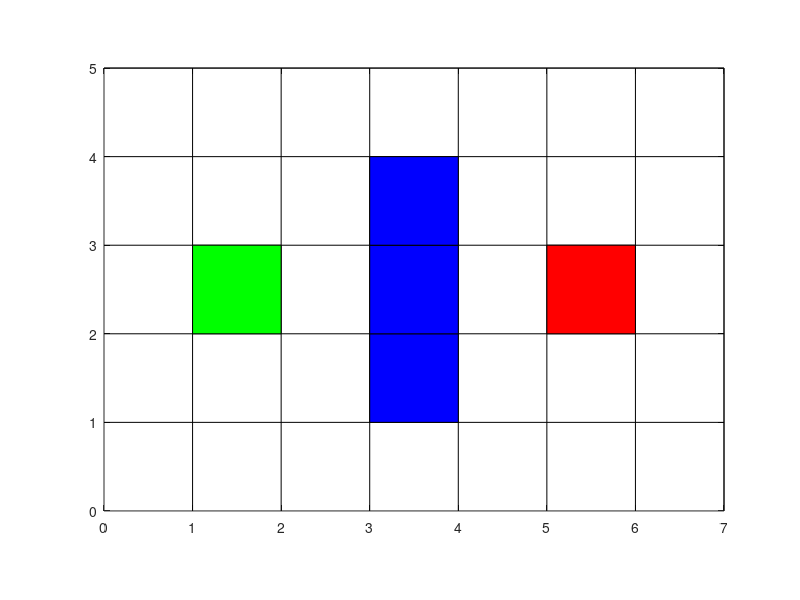

The MATLAB source for this figure: (Note: this script raises an error after producing the figure.)

clc
clear
close all

%% 画地图

% 栅格地图的行数、列数定义
m = 5;
n = 7;
start_node = [2, 3];%起点
target_node = [6, 3];%终点
obs = [4,2; 4,3; 4,4];%障碍物
%画栅格横线
for i = 1:m
    plot([0,n], [i, i], 'k');
    hold on
end
 %画栅格竖线   
for j = 1:n
     plot([j, j], [0, m], 'k');
end

axis equal%等比坐标轴，使得每个坐标轴都具有均匀的刻度间隔
xlim([0, n]);
ylim([0, m]); %xy轴上下限  

% 绘制障碍物、起止点颜色块
fill([start_node(1)-1, start_node(1), start_node(1), start_node(1)-1],...
    [start_node(2)-1, start_node(2)-1 , start_node(2), start_node(2)], 'g');

fill([target_node(1)-1, target_node(1), target_node(1), target_node(1)-1],...
    [target_node(2)-1, target_node(2)-1 , target_node(2), target_node(2)], 'r');

for i = 1:size(obs,1)%返回矩阵行数
    temp = obs(i,:);
    fill([temp(1)-1, temp(1), temp(1), temp(1)-1],...
        [temp(2)-1, temp(2)-1 , temp(2), temp(2)], 'b');
end

%% 预处理

% 初始化closeList
closeList = start_node;
closeList_path = {start_node,start_node};
closeList_cost = 0;
child_nodes = child_nodes_cal(start_node,  m, n, obs, closeList); %子节点搜索函数 

% 初始化openList
openList = child_nodes;
for i = 1:size(openList,1)
    openList_path{i,1} = openList(i,:);
    openList_path{i,2} = [start_node;openList(i,:)];%从初始点到第i个子节点
end

for i = 1:size(openList, 1)
    g = norm(start_node - openList(i,1:2));%norm求范数，返回最大奇异值；abs求绝对值
    h = abs(target_node(1) - openList(i,1)) + abs(target_node(2) - openList(i,2));
    %终点横坐标距离加纵坐标距离
    f = g + h;
    openList_cost(i,:) = [g, h, f];
end

%% 开始搜索
% 从openList开始搜索移动代价最小的节点
[~, min_idx] = min(openList_cost(:,3));%输出openlist_cost表中最小值的位置
parent_node = openList(min_idx,:);%父节点为代价最小节点


%% 进入循环
flag = 1;
while flag   
    
    % 找出父节点的忽略closeList的子节点
    child_nodes = child_nodes_cal(parent_node,  m, n, obs, closeList); 
    
    % 判断这些子节点是否在openList中，若在，则比较更新；没在则追加到openList中
    for i = 1:size(child_nodes,1)
        child_node = child_nodes(i,:);
        [in_flag,openList_idx] = ismember(child_node, openList, 'rows');%ismember函数表示子节点在open表中则返回1，判断flag,输出此子节点在openlist表中的位置
        g = openList_cost(min_idx, 1) + norm(parent_node - child_node);%按照新父节点计算此子节点的g,h值
        h = abs(child_node(1) - target_node(1)) + abs(child_node(2) - target_node(2));
        f = g+h;
        
        if in_flag   % 若在，比较更新g和f        
            if g < openList_cost(openList_idx,1)
                openList_cost(openList_idx, 1) = g;%将openlist_cost表中第id个位置的第一个数更新为以新父节点计算的g值
                openList_cost(openList_idx, 3) = f;
                openList_path{openList_idx,2} = [openList_path{min_idx,2}; child_node];
            end
        else         % 若不在，追加到openList
            openList(end+1,:) = child_node;
            openList_cost(end+1, :) = [g, h, f];
            openList_path{end+1, 1} = child_node;
            openList_path{end, 2} = [openList_path{min_idx,2}; child_node];
        end
    end
   
    
    % 从openList移除移动代价最小的节点到 closeList
    closeList(end+1,: ) =  openList(min_idx,:);
    closeList_cost(end+1,1) =   openList_cost(min_idx,3);
    closeList_path(end+1,:) = openList_path(min_idx,:);
    openList(min_idx,:) = [];%openlist表中已跳出的最小值位置设为空
    openList_cost(min_idx,:) = [];
    openList_path(min_idx,:) = [];
 
    % 重新搜索：从openList搜索移动代价最小的节点（重复步骤）
    [~, min_idx] = min(openList_cost(:,3));
    parent_node = openList(min_idx,:);
    
    % 判断是否搜索到终点
    if parent_node == target_node
        closeList(end+1,: ) =  openList(min_idx,:);
        closeList_cost(end+1,1) =   openList_cost(min_idx,1);
        closeList_path(end+1,:) = openList_path(min_idx,:);
        flag = 0;
    end
end
    

%% 画路径
path_opt = closeList_path{end,2};
path_opt(:,1) = path_opt(:,1)-0.5;
path_opt(:,2) = path_opt(:,2)-0.5;
scatter(path_opt(:,1), path_opt(:,2), 'k');%绘制散点图
plot(path_opt(:,1), path_opt(:,2), 'k');
  
